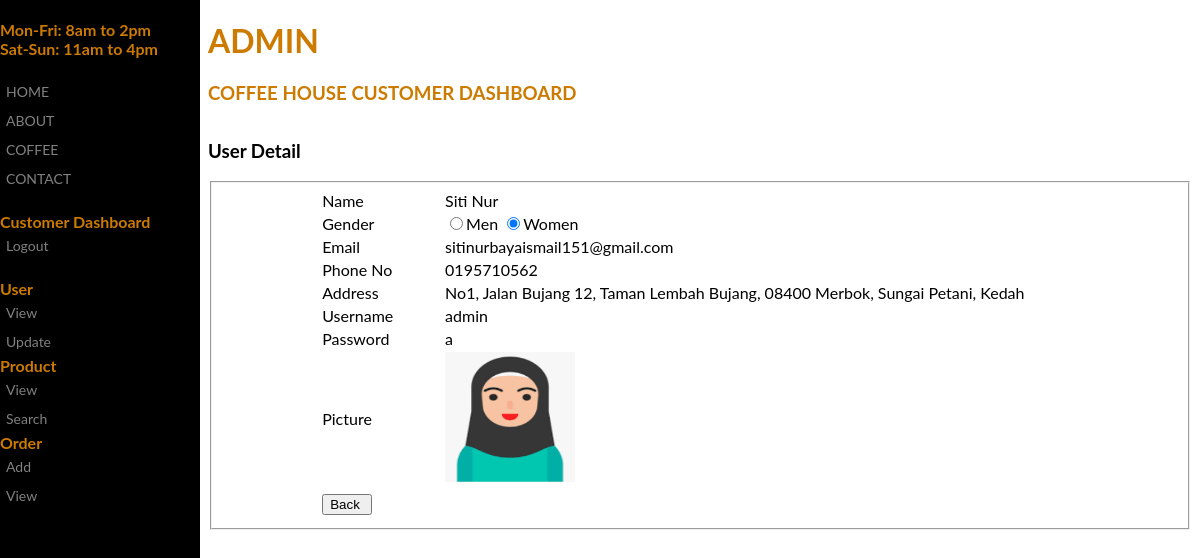
Page /user/detail_user.php?user=admin (signed in) on the committed database.
### tables this page shows
CREATE TABLE `user` (
  `user_id` int(4) NOT NULL,
  `username` varchar(20) NOT NULL,
  `password` varchar(10) NOT NULL,
  `name` varchar(50) NOT NULL,
  `gender` int(2) NOT NULL,
  `address` varchar(100) NOT NULL,
  `telephone` varchar(10) NOT NULL,
  `email` varchar(50) NOT NULL,
  `picture` varchar(100) NOT NULL,
  `level_id` int(10) NOT NULL
);

### user/detail_user.php (the view, shortened to what this page needs)
<?php
include('../include/dbconn.php');
$user = $_GET['user'];
?>
<!DOCTYPE html>
<html>
<head>
</head>
<body>
<div class="sidenav">
<b>
 Mon-Fri: 8am to 2pm <br>
 Sat-Sun: 11am to 4pm
</b><br><br>
  <a href="../index.html">HOME</a>
  <a href="#">ABOUT</a>
  <a href="#">COFFEE</a>
  <a href="#">CONTACT</a>
  <br>
  <b> Customer Dashboard</b>
  <a href="../login/logout.php">Logout</a>
  <br>
  <b>User</b>
  <a href="view_user.php">View</a>
  <a href="update_user.php">Update</a>
  <b>Product</b>
  <a href="view_product.php">View</a>
  <a href="search_product.php">Search</a>
  <b>Order</b>
  <a href="add_order.php">Add</a>
  <a href="view_order.php">View</a>
</div>
<div class="main">
  <div class="greatinguser">
	<h1><?php echo $user; ?></h1>
	<h3>Coffee House Customer Dashboard</h3>
  </div>
</div>
<div class="container">
<h3>User Detail </h3>
<?php
	$query = "SELECT * FROM user WHERE username='$user'";
	$result = mysqli_query($dbconn, $query) or die ("Error: " . mysqli_error($dbconn));
	$row = mysqli_fetch_array($result);
?>
<fieldset>
<form name="edit_user" method="post" action="db_update_user.php" enctype="multipart/form-data">
    <table width="80%" border="0" align="center">
      <tr>
        <td width="16%">Name</td>
        <td width="84%"><?php echo ucwords (strtolower($row['name'])); ?></td>
      </tr>
      <tr>
        <td width="16%">Gender</td>
        <td>
        <input name="gender" type="radio" value="1" <?php if($row['gender']==1) { echo 'checked'; } ?> />Men
		<input name="gender" type="radio" value="2" <?php if($row['gender']==2) { echo 'checked'; } ?>/>Women
        </td>
      </tr>
	  <tr>
        <td width="16%">Email</td>
        <td><?php echo $row['email']; ?></td>
      </tr>
	  <tr>
        <td width="16%">Phone No</td>
        <td><?php echo $row['telephone']; ?></td>
      </tr>
      <tr>
        <td width="16%">Address</td>
        <td><?php echo ucwords (strtolower($row['address'])); ?></td>
      </tr>
      <tr>
        <td width="16%">Username</td>
        <td><?php echo $row['username']; ?>
        	<input type="hidden" name="username" size="50" value="<?php echo $row['username']; ?>" /></td>
      </tr>
      <tr>
        <td width="16%">Password</td>
        <td><?php echo $row['password']; ?></td>
      </tr>
	  <tr>
      	<td>Picture</td>
        <td>
          <img src="../images/<?php echo $row['picture'];?>" width="130" height="130">
	    </td>
      </tr>
      <tr>
        <td colspan="2"><input type="hidden" name="user" value=" <?php echo $user; ?> " />
        <input type="hidden" name="pic" value="<?php echo $row['picture'];?>" /></td>
      </tr>
      <tr>
        <td colspan="2"><input type="button" name="cancel" value="Back " onclick="location.href='view_user.php'" /></td>
      </tr>
    </table>
</form>
</fieldset>
</div>
</body>
</html>

### user/detail_user.php (style rules this page uses)
body { font-family: "Lato", sans-serif; color: #cc7a00; background-image:url(''); background-repeat: no-repeat; background-attachment: fixed; background-size: cover; background-color: #ffffff; }
div { max-width: 1100px; height: 100px; }
.sidenav { height: 100%; width: 200px; position: fixed; z-index: 1; top: 0; left: 0; background-color: #000000; overflow-x: hidden; padding-top: 20px; }
.sidenav a { padding: 6px 6px 6px 6px; text-decoration: none; font-size: 14px; color: #818181; display: block; }
.greatinguser { text-transform: uppercase; }
.main { margin-left: 200px; }
.container { font-family: "Lato", sans-serif; color: #000000; margin-left: 200px; }

### rows in the picture
user: name "Siti Nur", gender "☑", email "sitinurbayaismail151@gmail.com", telephone "0195710562", address "No1, Jalan Bujang 12, Taman Lembah Bujang, 08400 Merbok, Sungai Petani, Kedah", username "admin", password "a", picture (picture)

### other values in the picture
$user "ADMIN"
